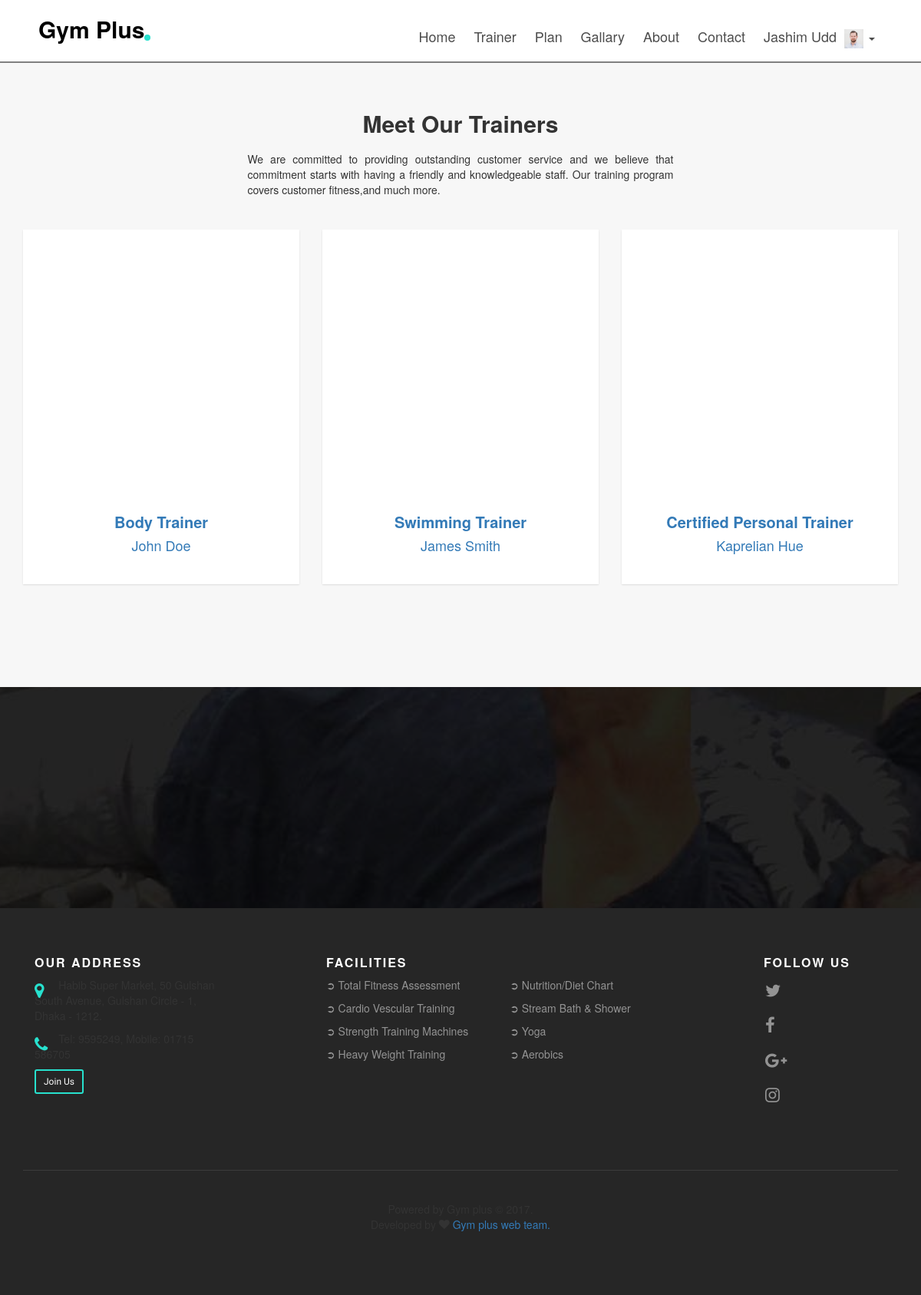
The page /trainer.php (signed in) on the database its author committed.
### tables this page shows
CREATE TABLE `users_information` (
  `email` varchar(32) NOT NULL,
  `name` varchar(32) NOT NULL,
  `contact_number` varchar(14) NOT NULL,
  `date_of_birth` date NOT NULL,
  `gender` varchar(6) NOT NULL,
  `image_name` varchar(100) NOT NULL DEFAULT 'default.png',
  `address` varchar(100) NOT NULL
);

CREATE TABLE `trainer` (
  `id` int(32) NOT NULL,
  `email` varchar(32) NOT NULL,
  `name` varchar(32) NOT NULL,
  `category` varchar(50) NOT NULL,
  `image_name` varchar(100) NOT NULL,
  `details` varchar(1024) NOT NULL
);

### trainer.php (called while the page is built, shortened)
<?php
include './index.php';
?>

### php/database_services.php (called while the page is built, shortened)
<?php
class DatabaseHelper{
	function checkLogin($table_name,$email,$password){
		$sql = "SELECT * FROM `$table_name` WHERE email = '$email'";
		$result = $GLOBALS['connection']->query($sql);
		if ($result->num_rows==1) {
			$row = $result->fetch_assoc();
			if($password==$row['password']){
				return TRUE;
			}else{
				return FALSE;
			}
		}else{
			return FALSE;
		}
	}
	function retrieveData($table_name,$email){
		$sql = "SELECT * FROM `$table_name` WHERE email = '$email'";
		$result = $GLOBALS['connection']->query($sql);
		if ($result->num_rows==1) {
			$row = $result->fetch_assoc();
			return $row;
		}else{
			return 0;
		}
	}
	function getAllData($table_name){
		$sql = "SELECT * FROM `$table_name`";
		$result = $GLOBALS['connection']->query($sql);
		return $result;
	}
}
?>

### pages/trainer_content.php (the view, shortened to what this page needs)
	 <div id="fh5co-work-section" class="fh5co-light-grey-section">
		<div class="container">
			<div class="row">
				<div class="col-md-6 col-md-offset-3 text-center fh5co-heading animate-box">
					<h2>Meet Our Trainers</h2>
					<p style="text-align: justify;"> We are committed to providing outstanding customer service and we believe that commitment starts with having a friendly and knowledgeable staff. Our training program covers customer fitness,and much more.</p>
				</div>
			</div>
			<div class="row">
<?php
		$table_name = "trainer";
		$get_trainer_info = new DatabaseHelper();
		$result = $get_trainer_info->getAllData($table_name);
		while($row=$result->fetch_array()){
?>
				<div class="col-md-4 animate-box">
					<a href="<?php echo $row['email'];?>" class="item-grid text-center">
						<div class="image" style="background-image: url(images/<?php echo $row['image_name'];?>)"></div>
						<div class="v-align">
							<div class="v-align-middle">
								<h3 class="title"><?php echo $row['name'];?></h3>
								<h4 class="category"><?php echo $row['category'];?></h4>
							</div>
						</div>
					</a>
				</div>
<?php
}
?>
			</div>
		</div>
	</div>
	<div class="fh5co-cta" style="background-image: url(assets/front_end_assets/images/slide_1.jpg);">
		<div class="overlay"></div>
		<div class="container">
		</div>
	</div>

### includes/header_top.php (shortened to what this page needs)
<header id="fh5co-header" role="banner">
		<div class="container">
			<div class="header-inner">
				<h1 title="You can fit yourself."><a href="index.php">Gym Plus</a></h1>
				<nav role="navigation">
					<ul>
						<li><a href="index.php">Home</a></li>
						<li><a href="trainer.php">Trainer</a></li>
						<li><a href="plan.php">Plan</a></li>
						<li><a href="gallary.php">Gallary</a></li>
						<li><a href="about.php">About</a></li>
						<li><a href="contact.php">Contact</a></li>
						<?php
							if (!$flag) {
						?>
						<li><a href="log_in.php">Log In</a></li>
						<li class="cta"><a href="registration.php">Online Admission</a></li>
						<?php
							}else{
						?>
						<li class="dropdown">
							<a class="dropdown-toggle" data-toggle="dropdown" href="">
								<?php  echo substr(htmlspecialchars($name), 0,10);?>
								<img src="./images/<?php echo htmlspecialchars($image_name);?>" style="width:25px;height:25px; margin-left:5px">
								<span class="caret"></span>
							</a>
      					</li>
						<?php
							}
						?>
					</ul>
				</nav>
			</div>
		</div>
	</header>

### assets/front_end_assets/css/style.css (style rules this page uses)
body { font-family: "Raleway", Arial, sans-serif; font-weight: 400; font-size: 16px; line-height: 1.7; color: #7f7f7f; background: #fff; height: 100%; position: relative; }
a { color: #27E1CE; -webkit-transition: 0.5s; -o-transition: 0.5s; transition: 0.5s; }
p { margin-bottom: 30px; }
h1, h2, h3, h4, h5, h6, figure { color: #000; font-family: "Raleway", Arial, sans-serif; font-weight: 400; margin: 0 0 30px 0; }
#fh5co-header { width: 100%; margin: 0; border-bottom:2px gray solid; }
#fh5co-header .header-inner { height: 80px; padding-left: 20px; padding-right: 20px; float: left; width: 100%; -webkit-border-radius: 7px; -moz-border-radius: 7px; -ms-border-radius: 7px; border-radius: 7px; }
#fh5co-header h1 { float: left; padding: 0; font-weight: 700; line-height: 0; font-size: 30px; }
#fh5co-header h1 a { position: relative; color: black; }
#fh5co-header h1 a:after { position: absolute; bottom: 6px; right: -8px; content: ''; width: 8px; height: 8px; background: #27E1CE; -webkit-border-radius: 50%; -moz-border-radius: 50%; -ms-border-radius: 50%; border-radius: 50%; }
#fh5co-header h1, #fh5co-header nav { margin: 38px 0 0 0; }
#fh5co-header nav { float: right; padding: 0; }
#fh5co-header nav ul { padding: 0; margin: 0 -0px 0 0; line-height: 0; }
#fh5co-header nav ul li { padding: 0; margin: 0; list-style: none; display: -moz-inline-stack; display: inline-block; zoom: 1; *display: inline; }
#fh5co-header nav ul li a { color: rgba(0, 0, 0, 0.7); font-size: 18px; padding: 10px; position: relative; -webkit-transition: 0.2s; -o-transition: 0.2s; transition: 0.2s; }
#fh5co-header nav ul li a:after { content: ""; position: absolute; height: 2px; bottom: 7px; left: 10px; right: 10px; background-color: #27E1CE; visibility: hidden; -webkit-transform: scaleX(0); -moz-transform: scaleX(0); -ms-transform: scaleX(0); -o-transform: scaleX(0); transform: scaleX(0); -webkit-transition: all 0.3s cubic-bezier(0.175, 0.885, 0.32, 1.275); -moz-transition: all 0.3s cubic-bezier(0.175, 0.885, 0.32, 1.275); -ms-transition: all 0.3s cubic-bezier(0.175, 0.885, 0.32, 1.275); -o-transition: all 0.3s cubic-bezier(0.175, 0.885, 0.32, 1.275); transition: all 0.3s cubic-bezier(0.175, 0.885, 0.32, 1.275); }
#fh5co-services-section, #fh5co-work-section, #fh5co-testimony-section, #fh5co-blog-section { padding: 3em 0; }
#fh5co-work-section .item-grid { width: 100%; float: left; position: relative; background: #fff; margin-bottom: 50px; -webkit-box-shadow: 0px 1px 2px 0px rgba(0, 0, 0, 0.11); -moz-box-shadow: 0px 1px 2px 0px rgba(0, 0, 0, 0.11); box-shadow: 0px 1px 2px 0px rgba(0, 0, 0, 0.11); -webkit-transition: 0.3s; -o-transition: 0.3s; transition: 0.3s; top: 2px; }
#fh5co-work-section .item-grid .image { height: 300px; overflow: hidden; margin-bottom: 20px; background-size: cover; background-position: center center; }
#fh5co-work-section .item-grid .v-align { padding: 30px; }
#fh5co-work-section .item-grid .v-align h3 { font-weight: 700; font-size: 20px; }
.fh5co-heading { margin-bottom: 30px; }
.fh5co-heading h2 { margin-bottom: 20px; font-weight: 700; }
.fh5co-cta { background-repeat: no-repeat; background-size: cover; background-position: center center; background-attachment: fixed; padding: 7em 0; position: relative; }
.fh5co-cta .overlay { background: rgba(0, 0, 0, 0.7); left: 0; right: 0; bottom: 0; top: 0; position: absolute; z-index: 1; }
.fh5co-cta .container { position: relative; z-index: 2; }
#fh5co-offcanvas ul { padding: 0; margin: 0; }
#fh5co-offcanvas ul li { padding: 0; margin: 0 0 10px 0; list-style: none; line-height: 28px; }
#fh5co-offcanvas ul li a { font-size: 18px; color: rgba(255, 255, 255, 0.7); text-decoration: none !important; }
.fh5co-light-grey-section { background: rgba(0, 0, 0, 0.03) !important; }
.js .animate-box { opacity: 0; }

### rows shown on the page
users_information: name "Jashim Udd", image_name (picture)
trainer: name "Body Trainer", category "John Doe"
trainer: name "Swimming Trainer", category "James Smith"
trainer: name "Certified Personal Trainer", category "Kaprelian Hue"
